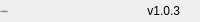
              <widget class="QFrame" name="bottomBar">
               <property name="minimumSize">
                <size>
                 <width>0</width>
                 <height>22</height>
                </size>
               </property>
               <property name="maximumSize">
                <size>
                 <width>16777215</width>
                 <height>22</height>
                </size>
               </property>
               <property name="frameShape">
                <enum>QFrame::NoFrame</enum>
               </property>
               <property name="frameShadow">
                <enum>QFrame::Raised</enum>
               </property>
               <layout class="QHBoxLayout" name="horizontalLayout_5">
                <property name="spacing">
                 <number>0</number>
                </property>
                <property name="leftMargin">
                 <number>0</number>
                </property>
                <property name="topMargin">
                 <number>0</number>
                </property>
                <property name="rightMargin">
                 <number>0</number>
                </property>
                <property name="bottomMargin">
                 <number>0</number>
                </property>
                <item>
                 <widget class="QLabel" name="creditsLabel">
                  <property name="maximumSize">
                   <size>
                    <width>16777215</width>
                    <height>16</height>
                   </size>
                  </property>
                  <property name="font">
                   <font>
                    <family>Segoe UI</family>
                    <pointsize>-1</pointsize>
                    <italic>false</italic>
                    <bold>false</bold>
                   </font>
                  </property>
                  <property name="text">
                   <string>By: 杨再润 谢子旺</string>
                  </property>
                  <property name="alignment">
                   <set>Qt::AlignLeading|Qt::AlignLeft|Qt::AlignVCenter</set>
                  </property>
                 </widget>
                </item>
                <item>
                 <widget class="QLabel" name="version">
                  <property name="text">
                   <string>v1.0.3</string>
                  </property>
                  <property name="alignment">
                   <set>Qt::AlignRight|Qt::AlignTrailing|Qt::AlignVCenter</set>
                  </property>
                 </widget>
                </item>
                <item>
                 <widget class="QFrame" name="frame_size_grip">
                  <property name="minimumSize">
                   <size>
                    <width>20</width>
                    <height>0</height>
                   </size>
                  </property>
                  <property name="maximumSize">
                   <size>
                    <width>20</width>
                    <height>16777215</height>
                   </size>
                  </property>
                  <property name="frameShape">
                   <enum>QFrame::NoFrame</enum>
                  </property>
                  <property name="frameShadow">
                   <enum>QFrame::Raised</enum>
                  </property>
                 </widget>
                </item>
               </layout>
              </widget>
